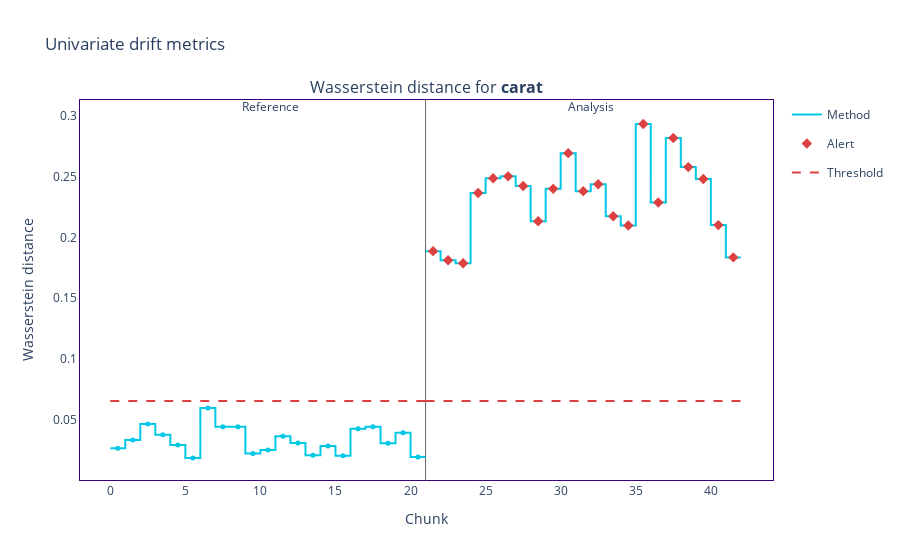

The code cell stored with this chart in its notebook:
### Code cell
filtered_figure = univariate_results.filter(column_names=["carat"])

filtered_figure.plot().show()

### Figure 1 — Plotly figure (JSON) as saved in the notebook; plotly's stock layout.template omitted (floating-point values rounded to 4 significant figures)
{"data": [{"hoverinfo": "skip", "legendgroup": "metric_reference", "line": {"color": "#00c8e5", "shape": "hv", "width": 2}, "mode": "lines", "name": "Method", "showlegend": true, "type": "scatter", "x": [0, 1, 2, 3, 4, 5, 6, 7, 8, 9, 10, 11, 12, 13, 14, 15, 16, 17, 18, 19, 20, 21], "xaxis": "x", "y": [0.02673, 0.03334, 0.04656, 0.03781, 0.02937, 0.01872, 0.05979, 0.04436, 0.04438, 0.0223, 0.02511, 0.03656, 0.03095, 0.02079, 0.02846, 0.02045, 0.04265, 0.04425, 0.0307, 0.03936, 0.01935, 0.01935], "yaxis": "y"}, {"customdata": [["Wasserstein distance for <b>carat</b>", "<b style=\"color:Colors.BLUE_SKY_CRAYOLA;line-height:60px\">Reference</b>", "", "[0:249]", "Chunk index: <b>0</b>", 0.0267], ["Wasserstein distance for <b>carat</b>", "<b style=\"color:Colors.BLUE_SKY_CRAYOLA;line-height:60px\">Reference</b>", "", "[250:499]", "Chunk index: <b>1</b>", 0.0333], ["Wasserstein distance for <b>carat</b>", "<b style=\"color:Colors.BLUE_SKY_CRAYOLA;line-height:60px\">Reference</b>", "", "[500:749]", "Chunk index: <b>2</b>", 0.0466], ["Wasserstein distance for <b>carat</b>", "<b style=\"color:Colors.BLUE_SKY_CRAYOLA;line-height:60px\">Reference</b>", "", "[750:999]", "Chunk index: <b>3</b>", 0.0378], ["Wasserstein distance for <b>carat</b>", "<b style=\"color:Colors.BLUE_SKY_CRAYOLA;line-height:60px\">Reference</b>", "", "[1000:1249]", "Chunk index: <b>4</b>", 0.0294], ["Wasserstein distance for <b>carat</b>", "<b style=\"color:Colors.BLUE_SKY_CRAYOLA;line-height:60px\">Reference</b>", "", "[1250:1499]", "Chunk index: <b>5</b>", 0.0187], ["Wasserstein distance for <b>carat</b>", "<b style=\"color:Colors.BLUE_SKY_CRAYOLA;line-height:60px\">Reference</b>", "", "[1500:1749]", "Chunk index: <b>6</b>", 0.0598], ["Wasserstein distance for <b>carat</b>", "<b style=\"color:Colors.BLUE_SKY_CRAYOLA;line-height:60px\">Reference</b>", "", "[1750:1999]", "Chunk index: <b>7</b>", 0.0444], ["Wasserstein distance for <b>carat</b>", "<b style=\"color:Colors.BLUE_SKY_CRAYOLA;line-height:60px\">Reference</b>", "", "[2000:2249]", "Chunk index: <b>8</b>", 0.0444], ["Wasserstein distance for <b>carat</b>", "<b style=\"color:Colors.BLUE_SKY_CRAYOLA;line-height:60px\">Reference</b>", "", "[2250:2499]", "Chunk index: <b>9</b>", 0.0223], ["Wasserstein distance for <b>carat</b>", "<b style=\"color:Colors.BLUE_SKY_CRAYOLA;line-height:60px\">Reference</b>", "", "[2500:2749]", "Chunk index: <b>10</b>", 0.0251], ["Wasserstein distance for <b>carat</b>", "<b style=\"color:Colors.BLUE_SKY_CRAYOLA;line-height:60px\">Reference</b>", "", "[2750:2999]", "Chunk index: <b>11</b>", 0.0366], ["Wasserstein distance for <b>carat</b>", "<b style=\"color:Colors.BLUE_SKY_CRAYOLA;line-height:60px\">Reference</b>", "", "[3000:3249]", "Chunk index: <b>12</b>", 0.031], ["Wasserstein distance for <b>carat</b>", "<b style=\"color:Colors.BLUE_SKY_CRAYOLA;line-height:60px\">Reference</b>", "", "[3250:3499]", "Chunk index: <b>13</b>", 0.0208], ["Wasserstein distance for <b>carat</b>", "<b style=\"color:Colors.BLUE_SKY_CRAYOLA;line-height:60px\">Reference</b>", "", "[3500:3749]", "Chunk index: <b>14</b>", 0.0285], ["Wasserstein distance for <b>carat</b>", "<b style=\"color:Colors.BLUE_SKY_CRAYOLA;line-height:60px\">Reference</b>", "", "[3750:3999]", "Chunk index: <b>15</b>", 0.0204], ["Wasserstein distance for <b>carat</b>", "<b style=\"color:Colors.BLUE_SKY_CRAYOLA;line-height:60px\">Reference</b>", "", "[4000:4249]", "Chunk index: <b>16</b>", 0.0427], ["Wasserstein distance for <b>carat</b>", "<b style=\"color:Colors.BLUE_SKY_CRAYOLA;line-height:60px\">Reference</b>", "", "[4250:4499]", "Chunk index: <b>17</b>", 0.0443], ["Wasserstein distance for <b>carat</b>", "<b style=\"color:Colors.BLUE_SKY_CRAYOLA;line-height:60px\">Reference</b>", "", "[4500:4749]", "Chunk index: <b>18</b>", 0.0307], ["Wasserstein distance for <b>carat</b>", "<b style=\"color:Colors.BLUE_SKY_CRAYOLA;line-height:60px\">Reference</b>", "", "[4750:4999]", "Chunk index: <b>19</b>", 0.0394], ["Wasserstein distance for <b>carat</b>", "<b style=\"color:Colors.BLUE_SKY_CRAYOLA;line-height:60px\">Reference</b>", "", "[5000:5393]", "Chunk index: <b>20</b>", 0.0194]], "hovertemplate": "%{customdata[1]} &nbsp; &nbsp; %{customdata[2]} <br />Chunk: <b>%{customdata[3]}</b> &nbsp; &nbsp; %{customdata[4]} <br />%{customdata[0]}: <b>%{customdata[5]}</b><b r /><extra></extra>", "legendgroup": "metric_reference", "marker": {"color": "#00c8e5", "size": 5, "symbol": "circle"}, "mode": "markers", "name": "Method", "showlegend": false, "type": "scatter", "x": [0.5, 1.5, 2.5, 3.5, 4.5, 5.5, 6.5, 7.5, 8.5, 9.5, 10.5, 11.5, 12.5, 13.5, 14.5, 15.5, 16.5, 17.5, 18.5, 19.5, 20.5], "xaxis": "x", "y": [0.02673, 0.03334, 0.04656, 0.03781, 0.02937, 0.01872, 0.05979, 0.04436, 0.04438, 0.0223, 0.02511, 0.03656, 0.03095, 0.02079, 0.02846, 0.02045, 0.04265, 0.04425, 0.0307, 0.03936, 0.01935, 0.01935], "yaxis": "y"}, {"hoverinfo": "skip", "legendgroup": "metric_analysis", "line": {"color": "#00c8e5", "shape": "hv", "width": 2}, "mode": "lines", "name": "Method", "showlegend": false, "type": "scatter", "x": [21, 22, 23, 24, 25, 26, 27, 28, 29, 30, 31, 32, 33, 34, 35, 36, 37, 38, 39, 40, 41, 42], "xaxis": "x", "y": [0.1887, 0.1812, 0.1787, 0.2365, 0.2486, 0.2502, 0.2422, 0.2133, 0.2399, 0.2692, 0.238, 0.2437, 0.2174, 0.2097, 0.2932, 0.2286, 0.2817, 0.2578, 0.2479, 0.2101, 0.1835, 0.1835], "yaxis": "y"}, {"customdata": [["Wasserstein distance for <b>carat</b>", "<b style=\"color:Colors.BLUE_SKY_CRAYOLA;line-height:60px\">Analysis</b>", "<span style=\"color:#AD0000\">⚠ <b>Drift detected</b></span>", "[0:249]", "Chunk index: <b>0</b>", 0.1887], ["Wasserstein distance for <b>carat</b>", "<b style=\"color:Colors.BLUE_SKY_CRAYOLA;line-height:60px\">Analysis</b>", "<span style=\"color:#AD0000\">⚠ <b>Drift detected</b></span>", "[250:499]", "Chunk index: <b>1</b>", 0.1812], ["Wasserstein distance for <b>carat</b>", "<b style=\"color:Colors.BLUE_SKY_CRAYOLA;line-height:60px\">Analysis</b>", "<span style=\"color:#AD0000\">⚠ <b>Drift detected</b></span>", "[500:749]", "Chunk index: <b>2</b>", 0.1787], ["Wasserstein distance for <b>carat</b>", "<b style=\"color:Colors.BLUE_SKY_CRAYOLA;line-height:60px\">Analysis</b>", "<span style=\"color:#AD0000\">⚠ <b>Drift detected</b></span>", "[750:999]", "Chunk index: <b>3</b>", 0.2365], ["Wasserstein distance for <b>carat</b>", "<b style=\"color:Colors.BLUE_SKY_CRAYOLA;line-height:60px\">Analysis</b>", "<span style=\"color:#AD0000\">⚠ <b>Drift detected</b></span>", "[1000:1249]", "Chunk index: <b>4</b>", 0.2486], ["Wasserstein distance for <b>carat</b>", "<b style=\"color:Colors.BLUE_SKY_CRAYOLA;line-height:60px\">Analysis</b>", "<span style=\"color:#AD0000\">⚠ <b>Drift detected</b></span>", "[1250:1499]", "Chunk index: <b>5</b>", 0.2502], ["Wasserstein distance for <b>carat</b>", "<b style=\"color:Colors.BLUE_SKY_CRAYOLA;line-height:60px\">Analysis</b>", "<span style=\"color:#AD0000\">⚠ <b>Drift detected</b></span>", "[1500:1749]", "Chunk index: <b>6</b>", 0.2422], ["Wasserstein distance for <b>carat</b>", "<b style=\"color:Colors.BLUE_SKY_CRAYOLA;line-height:60px\">Analysis</b>", "<span style=\"color:#AD0000\">⚠ <b>Drift detected</b></span>", "[1750:1999]", "Chunk index: <b>7</b>", 0.2133], ["Wasserstein distance for <b>carat</b>", "<b style=\"color:Colors.BLUE_SKY_CRAYOLA;line-height:60px\">Analysis</b>", "<span style=\"color:#AD0000\">⚠ <b>Drift detected</b></span>", "[2000:2249]", "Chunk index: <b>8</b>", 0.2399], ["Wasserstein distance for <b>carat</b>", "<b style=\"color:Colors.BLUE_SKY_CRAYOLA;line-height:60px\">Analysis</b>", "<span style=\"color:#AD0000\">⚠ <b>Drift detected</b></span>", "[2250:2499]", "Chunk index: <b>9</b>", 0.2692], ["Wasserstein distance for <b>carat</b>", "<b style=\"color:Colors.BLUE_SKY_CRAYOLA;line-height:60px\">Analysis</b>", "<span style=\"color:#AD0000\">⚠ <b>Drift detected</b></span>", "[2500:2749]", "Chunk index: <b>10</b>", 0.238], ["Wasserstein distance for <b>carat</b>", "<b style=\"color:Colors.BLUE_SKY_CRAYOLA;line-height:60px\">Analysis</b>", "<span style=\"color:#AD0000\">⚠ <b>Drift detected</b></span>", "[2750:2999]", "Chunk index: <b>11</b>", 0.2437], ["Wasserstein distance for <b>carat</b>", "<b style=\"color:Colors.BLUE_SKY_CRAYOLA;line-height:60px\">Analysis</b>", "<span style=\"color:#AD0000\">⚠ <b>Drift detected</b></span>", "[3000:3249]", "Chunk index: <b>12</b>", 0.2174], ["Wasserstein distance for <b>carat</b>", "<b style=\"color:Colors.BLUE_SKY_CRAYOLA;line-height:60px\">Analysis</b>", "<span style=\"color:#AD0000\">⚠ <b>Drift detected</b></span>", "[3250:3499]", "Chunk index: <b>13</b>", 0.2097], ["Wasserstein distance for <b>carat</b>", "<b style=\"color:Colors.BLUE_SKY_CRAYOLA;line-height:60px\">Analysis</b>", "<span style=\"color:#AD0000\">⚠ <b>Drift detected</b></span>", "[3500:3749]", "Chunk index: <b>14</b>", 0.2932], ["Wasserstein distance for <b>carat</b>", "<b style=\"color:Colors.BLUE_SKY_CRAYOLA;line-height:60px\">Analysis</b>", "<span style=\"color:#AD0000\">⚠ <b>Drift detected</b></span>", "[3750:3999]", "Chunk index: <b>15</b>", 0.2286], ["Wasserstein distance for <b>carat</b>", "<b style=\"color:Colors.BLUE_SKY_CRAYOLA;line-height:60px\">Analysis</b>", "<span style=\"color:#AD0000\">⚠ <b>Drift detected</b></span>", "[4000:4249]", "Chunk index: <b>16</b>", 0.2817], ["Wasserstein distance for <b>carat</b>", "<b style=\"color:Colors.BLUE_SKY_CRAYOLA;line-height:60px\">Analysis</b>", "<span style=\"color:#AD0000\">⚠ <b>Drift detected</b></span>", "[4250:4499]", "Chunk index: <b>17</b>", 0.2578], ["Wasserstein distance for <b>carat</b>", "<b style=\"color:Colors.BLUE_SKY_CRAYOLA;line-height:60px\">Analysis</b>", "<span style=\"color:#AD0000\">⚠ <b>Drift detected</b></span>", "[4500:4749]", "Chunk index: <b>18</b>", 0.2479], ["Wasserstein distance for <b>carat</b>", "<b style=\"color:Colors.BLUE_SKY_CRAYOLA;line-height:60px\">Analysis</b>", "<span style=\"color:#AD0000\">⚠ <b>Drift detected</b></span>", "[4750:4999]", "Chunk index: <b>19</b>", 0.2101], ["Wasserstein distance for <b>carat</b>", "<b style=\"color:Colors.BLUE_SKY_CRAYOLA;line-height:60px\">Analysis</b>", "<span style=\"color:#AD0000\">⚠ <b>Drift detected</b></span>", "[5000:5393]", "Chunk index: <b>20</b>", 0.1835]], "hovertemplate": "%{customdata[1]} &nbsp; &nbsp; %{customdata[2]} <br />Chunk: <b>%{customdata[3]}</b> &nbsp; &nbsp; %{customdata[4]} <br />%{customdata[0]}: <b>%{customdata[5]}</b><b r /><extra></extra>", "legendgroup": "metric_analysis", "marker": {"color": "#00c8e5", "size": 5, "symbol": "circle"}, "mode": "markers", "name": "Method", "showlegend": false, "type": "scatter", "x": [21.5, 22.5, 23.5, 24.5, 25.5, 26.5, 27.5, 28.5, 29.5, 30.5, 31.5, 32.5, 33.5, 34.5, 35.5, 36.5, 37.5, 38.5, 39.5, 40.5, 41.5], "xaxis": "x", "y": [0.1887, 0.1812, 0.1787, 0.2365, 0.2486, 0.2502, 0.2422, 0.2133, 0.2399, 0.2692, 0.238, 0.2437, 0.2174, 0.2097, 0.2932, 0.2286, 0.2817, 0.2578, 0.2479, 0.2101, 0.1835, 0.1835], "yaxis": "y"}, {"hoverinfo": "skip", "legendgroup": "alert", "marker": {"color": "#DD4040", "size": 8, "symbol": "diamond"}, "mode": "markers", "name": "Alert", "showlegend": true, "type": "scatter", "x": [21.5, 22.5, 23.5, 24.5, 25.5, 26.5, 27.5, 28.5, 29.5, 30.5, 31.5, 32.5, 33.5, 34.5, 35.5, 36.5, 37.5, 38.5, 39.5, 40.5, 41.5], "xaxis": "x", "y": [0.1887, 0.1812, 0.1787, 0.2365, 0.2486, 0.2502, 0.2422, 0.2133, 0.2399, 0.2692, 0.238, 0.2437, 0.2174, 0.2097, 0.2932, 0.2286, 0.2817, 0.2578, 0.2479, 0.2101, 0.1835], "yaxis": "y"}, {"hoverinfo": "skip", "legendgroup": "thresh", "line": {"color": "#DD4040", "dash": "dash", "width": 2}, "mode": "lines", "name": "Threshold", "showlegend": true, "type": "scatter", "x": [0, 1, 2, 3, 4, 5, 6, 7, 8, 9, 10, 11, 12, 13, 14, 15, 16, 17, 18, 19, 20, 21], "xaxis": "x", "y": [0.06556, 0.06556, 0.06556, 0.06556, 0.06556, 0.06556, 0.06556, 0.06556, 0.06556, 0.06556, 0.06556, 0.06556, 0.06556, 0.06556, 0.06556, 0.06556, 0.06556, 0.06556, 0.06556, 0.06556, 0.06556, 0.06556], "yaxis": "y"}, {"hoverinfo": "skip", "legendgroup": "thresh", "line": {"color": "#DD4040", "dash": "dash", "width": 2}, "mode": "lines", "name": "Threshold", "showlegend": false, "type": "scatter", "x": [21, 22, 23, 24, 25, 26, 27, 28, 29, 30, 31, 32, 33, 34, 35, 36, 37, 38, 39, 40, 41, 42], "xaxis": "x", "y": [0.06556, 0.06556, 0.06556, 0.06556, 0.06556, 0.06556, 0.06556, 0.06556, 0.06556, 0.06556, 0.06556, 0.06556, 0.06556, 0.06556, 0.06556, 0.06556, 0.06556, 0.06556, 0.06556, 0.06556, 0.06556, 0.06556], "yaxis": "y"}], "layout": {"annotations": [{"font": {"size": 16}, "showarrow": false, "text": "Wasserstein distance for <b>carat</b>", "x": 0.5, "xanchor": "center", "xref": "paper", "y": 1, "yanchor": "bottom", "yref": "paper"}, {"showarrow": false, "text": "Reference", "x": 10, "xref": "x", "xshift": 10, "y": 1.01, "yref": "y domain"}, {"showarrow": false, "text": "Analysis", "x": 31, "xref": "x", "xshift": 15, "y": 1.01, "yref": "y domain"}], "autosize": true, "hoverlabel": {"bgcolor": "white", "font": {"size": 14}}, "legend": {"itemclick": false, "itemdoubleclick": false, "traceorder": "grouped"}, "paper_bgcolor": "rgba(255,255,255,1)", "plot_bgcolor": "rgba(255,255,255,1)", "shapes": [{"layer": "below", "line": {"color": "#666666", "width": 1}, "type": "line", "x0": 21, "x1": 21, "xref": "x", "y0": 0, "y1": 1, "yref": "y domain"}], "title": {"text": "Univariate drift metrics"}, "xaxis": {"anchor": "y", "autorange": true, "domain": [0, 1], "linecolor": "#3b0280", "matches": "x", "mirror": true, "range": [-2.055, 44.2], "showgrid": false, "title": {"text": "Chunk"}, "type": "linear", "zeroline": false}, "yaxis": {"anchor": "x", "autorange": true, "domain": [0, 1], "linecolor": "#3b0280", "mirror": true, "range": [-3.966e-05, 0.3138], "showgrid": false, "title": {"text": "Wasserstein distance"}, "type": "linear", "zeroline": false}}}
